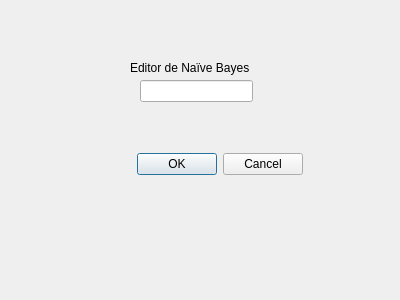
<?xml version="1.0" encoding="UTF-8"?>
<ui version="4.0">
 <class>Dialog</class>
 <widget class="QDialog" name="Dialog">
  <property name="geometry">
   <rect>
    <x>0</x>
    <y>0</y>
    <width>400</width>
    <height>300</height>
   </rect>
  </property>
  <property name="windowTitle">
   <string>Dialog</string>
  </property>
  <widget class="QLabel" name="label">
   <property name="geometry">
    <rect>
     <x>130</x>
     <y>60</y>
     <width>141</width>
     <height>16</height>
    </rect>
   </property>
   <property name="text">
    <string>Editor de Naïve Bayes</string>
   </property>
  </widget>
  <widget class="QLineEdit" name="dialog_NB">
   <property name="geometry">
    <rect>
     <x>140</x>
     <y>80</y>
     <width>113</width>
     <height>22</height>
    </rect>
   </property>
  </widget>
  <widget class="QDialogButtonBox" name="buttonBox_NB">
   <property name="geometry">
    <rect>
     <x>110</x>
     <y>150</y>
     <width>193</width>
     <height>28</height>
    </rect>
   </property>
   <property name="standardButtons">
    <set>QDialogButtonBox::Cancel|QDialogButtonBox::Ok</set>
   </property>
  </widget>
 </widget>
 <resources/>
 <connections/>
</ui>
